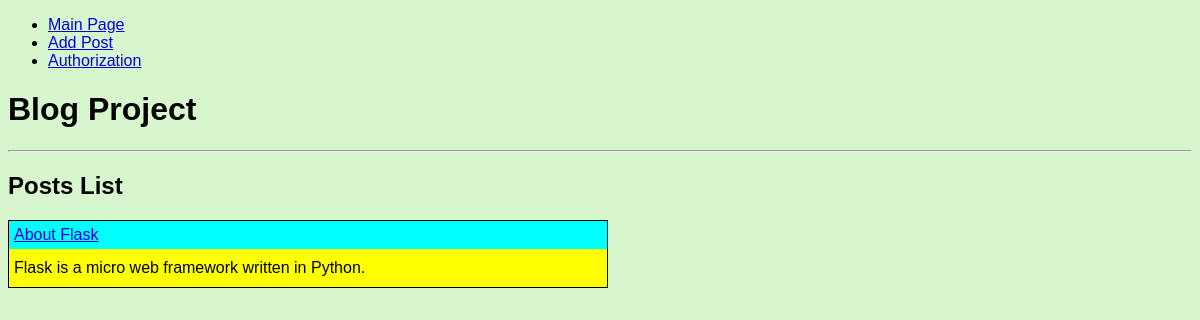
The page / on the database its author committed.
### tables this page shows
CREATE TABLE mainmenu (
id integer PRIMARY KEY AUTOINCREMENT,
title text NOT NULL,
url text NOT NULL
);

CREATE TABLE posts (
id integer PRIMARY KEY AUTOINCREMENT,
title text NOT NULL,
text text NOT NULL,
url text NOT NULL,
time integer NOT NULL
);

### flsite.py (the view)
@app.route("/")
def index():
    return render_template('index.html', menu=dbase.getMenu(), posts=dbase.getPostsAnonce())

### FDataBase.py (called while the page is built)
    def getMenu(self):
        sql = '''SELECT * FROM mainmenu'''
        try:
            self.__cur.execute(sql)
            res = self.__cur.fetchall()
            if res: return res
        except:
            print("Mistake while reading from DB")
        return []

    def getPostsAnonce(self):
        try:
            self.__cur.execute(f"SELECT id, title, text, url FROM posts ORDER BY time DESC")
            res = self.__cur.fetchall()
            if res: return res
        except sqlite3.Error as e:
            print("Mistake while getting post from DB "+str(e))
        return []

### flsite.py (called while the page is built)
def connect_db():
    conn = sqlite3.connect(app.config['DATABASE'])
    conn.row_factory = sqlite3.Row
    return conn

def get_db():
    if not hasattr(g, 'link_db'):
        g.link_db = connect_db()
    return g.link_db

@app.before_request
def before_request():
    global dbase
    db = get_db()
    dbase = FDataBase(db)

### templates/index.html
{% extends 'base.html' %}
{% block content %}
{{ super() }}
<hr>
<h2>Posts List</h2>
<ul class="list-posts">
    {% for p in posts %}
<li>
    <p class="title"><a href="{{ url_for('showpost', alias=p.url)}}">{{p.title}}</a></p>
    <p class="annonce">{{ p.text[:50]}}</p>
</li>
{% endfor %}
</ul>
{% endblock %}

### templates/base.html (shortened to what this page needs)
<!DOCTYPE html>
<html>
<head>
<link type="text/css" href="{{ url_for('static', filename='css/styles.css')}}" rel="stylesheet" />
</head>
<body>
    {% block content %}
        {% block mainmenu %}
            <ul class="mainmenu">
                {% for p in menu %}
                <li><a href="{{p.url}}">{{p.title}}</a></li>
                {% endfor %}
                </ul>
        {% endblock mainmenu %}
            {% if title -%}
            <h1>{{ title }}</h1>
            {% else -%}
            <h1>Blog Project</h1>
            {% endif %}
    {% endblock %}
    </body>
</html>

### static/css/styles.css (style rules this page uses)
body { background-color: #D8F6CE; font-family: 'Arial'; }
ul.list-posts { list-style: none; margin: 0; padding: 0; max-width: 600px; }
ul.list-posts li { margin: 20px 0 0; border: 1px solid black; }
ul.list-posts .title { margin: 0px; padding: 5px; background: #00ffff; }
ul.list-posts .annonce { margin: 0; padding: 10px 5px 10px 5px; background: yellow; }

### rows shown on the page
mainmenu: title "Main Page"
mainmenu: title "Add Post"
mainmenu: title "Authorization"
posts: title "About Flask", text "Flask is a micro web framework written in Python."
